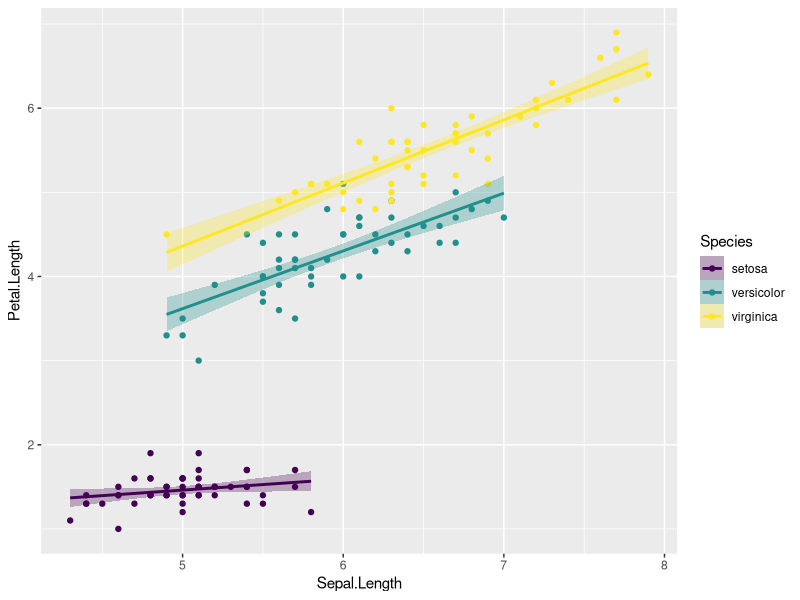
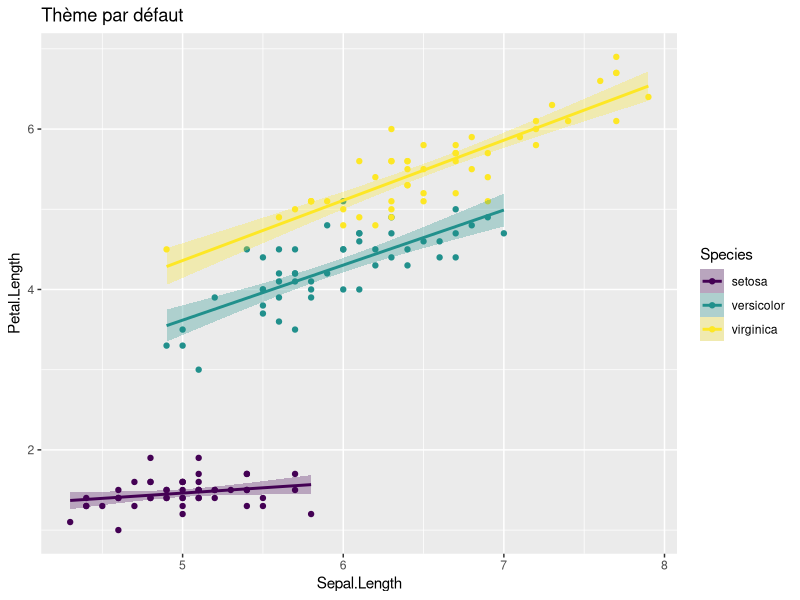
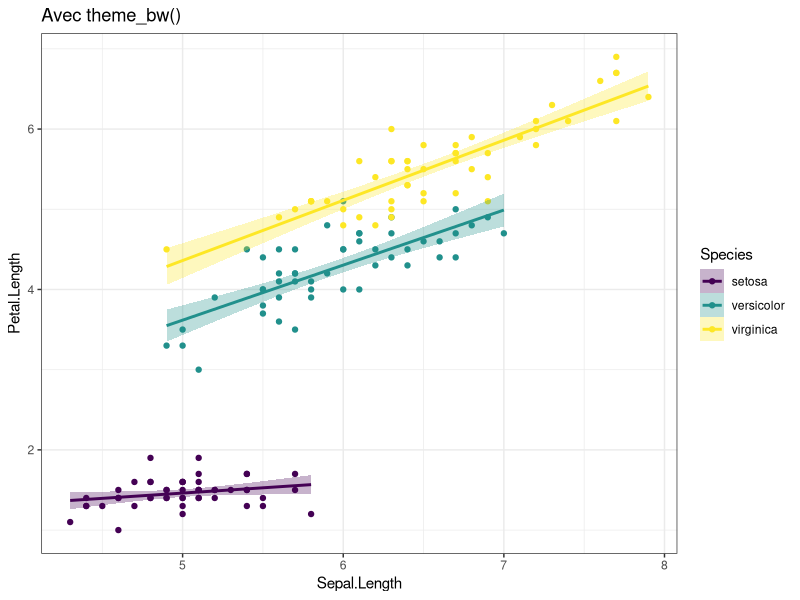
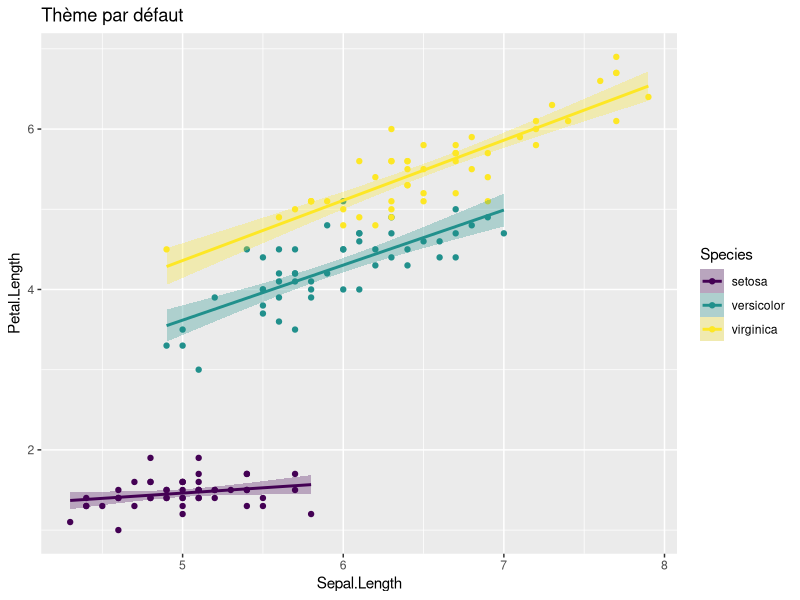
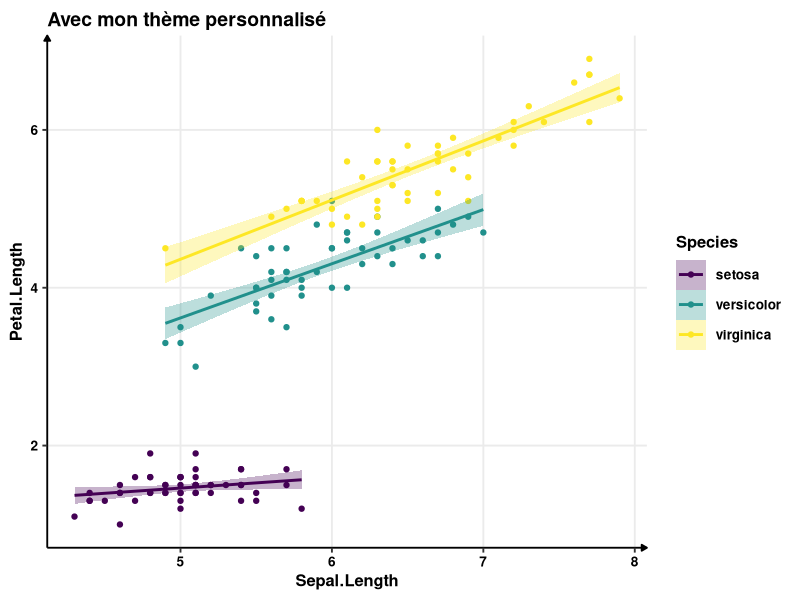
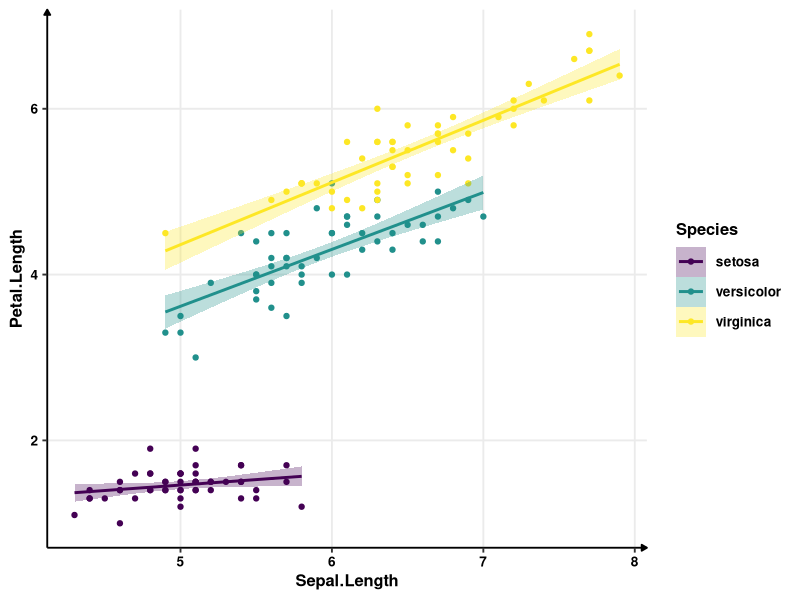
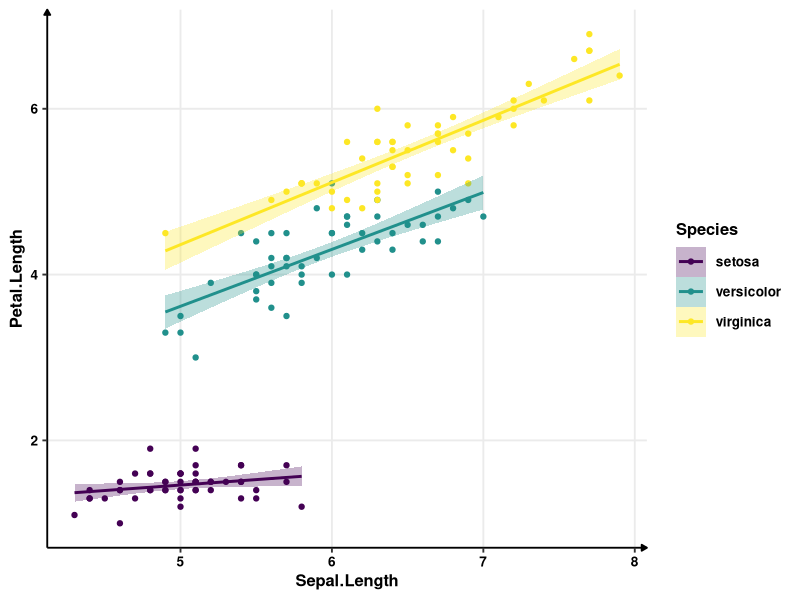
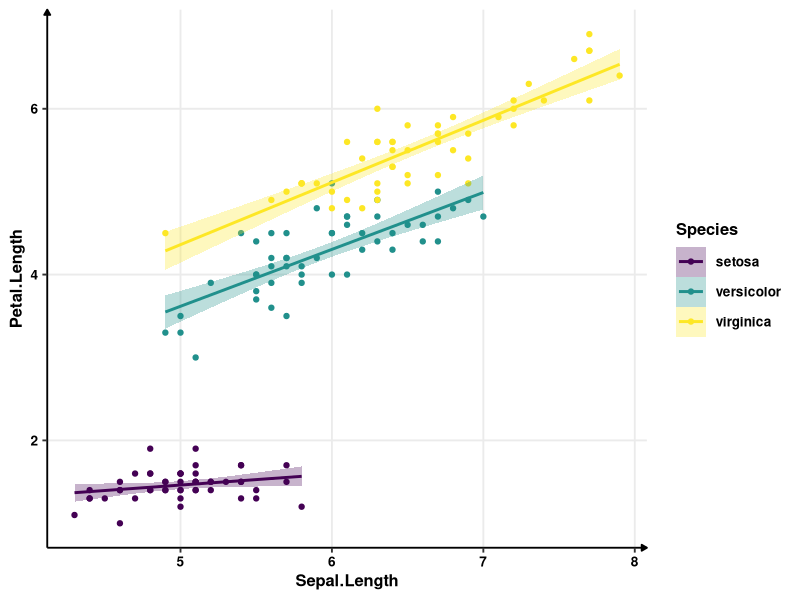

Reproduce these figures in R, in order.
## ---- chunk 1
knitr::opts_chunk$set(
  collapse = TRUE,
  warning = FALSE,
  message = FALSE,
  fig.align = "center",
  out.width = "70%",
  fig.width = 7)
## ---- chunk 2
library(ggplot2)
p <- ggplot(iris, aes(x = Sepal.Length, y = Petal.Length, color = Species, fill = Species)) +
  geom_point() +
  geom_smooth(method = "lm", formula = "y ~ x", alpha = 0.3) +
  scale_color_viridis_d() +
  scale_fill_viridis_d()
p
## ---- chunk 3
p + labs(title = "Thème par défaut")
p + theme_bw() + labs(title = "Avec theme_bw()")
## ---- chunk 4
theme_ben <- function(base_size = 14) {
  theme_bw(base_size = base_size) %+replace%
    theme(
      # L'ensemble de la figure
      plot.title = element_text(size = rel(1), face = "bold", margin = margin(0,0,5,0), hjust = 0),
      # Zone où se situe le graphique
      panel.grid.minor = element_blank(),
      panel.border = element_blank(),
      # Les axes
      axis.title = element_text(size = rel(0.85), face = "bold"),
      axis.text = element_text(size = rel(0.70), face = "bold"),
      axis.line = element_line(color = "black", arrow = arrow(length = unit(0.3, "lines"), type = "closed")),
      # La légende
      legend.title = element_text(size = rel(0.85), face = "bold"),
      legend.text = element_text(size = rel(0.70), face = "bold"),
      legend.key = element_rect(fill = "transparent", colour = NA),
      legend.key.size = unit(1.5, "lines"),
      legend.background = element_rect(fill = "transparent", colour = NA),
      # Les étiquettes dans le cas d'un facetting
      strip.background = element_rect(fill = "#17252D", color = "#17252D"),
      strip.text = element_text(size = rel(0.85), face = "bold", color = "white", margin = margin(5,0,5,0))
    )
}
## ---- chunk 5
p + labs(title = "Thème par défaut")
p + theme_ben() + labs(title = "Avec mon thème personnalisé")
## ---- chunk 6
p + theme_ben()
## ---- chunk 7
p + theme_ben()
## ---- chunk 8
p + theme_ben()
## ---- chunk 9
p + theme_ben(base_size = 14)
## ---- chunk 10
p + theme_ben(base_size = 12)
## ---- chunk 11
p + theme_ben()
## ---- chunk 12
p + theme_ben()
